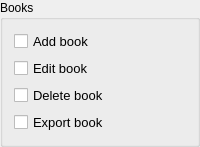
             <widget class="QGroupBox" name="groupBox_8">
              <property name="sizePolicy">
               <sizepolicy hsizetype="Fixed" vsizetype="Preferred">
                <horstretch>0</horstretch>
                <verstretch>0</verstretch>
               </sizepolicy>
              </property>
              <property name="minimumSize">
               <size>
                <width>155</width>
                <height>0</height>
               </size>
              </property>
              <property name="title">
               <string>Books</string>
              </property>
              <layout class="QVBoxLayout" name="verticalLayout_2">
               <item>
                <widget class="QCheckBox" name="checkBox">
                 <property name="sizePolicy">
                  <sizepolicy hsizetype="Preferred" vsizetype="Fixed">
                   <horstretch>0</horstretch>
                   <verstretch>0</verstretch>
                  </sizepolicy>
                 </property>
                 <property name="font">
                  <font>
                   <family>MS Shell Dlg 2</family>
                   <pointsize>10</pointsize>
                   <weight>9</weight>
                   <italic>false</italic>
                   <bold>false</bold>
                  </font>
                 </property>
                 <property name="text">
                  <string>Add book</string>
                 </property>
                </widget>
               </item>
               <item>
                <widget class="QCheckBox" name="checkBox_2">
                 <property name="sizePolicy">
                  <sizepolicy hsizetype="Preferred" vsizetype="Fixed">
                   <horstretch>0</horstretch>
                   <verstretch>0</verstretch>
                  </sizepolicy>
                 </property>
                 <property name="font">
                  <font>
                   <family>MS Shell Dlg 2</family>
                   <pointsize>10</pointsize>
                   <weight>9</weight>
                   <italic>false</italic>
                   <bold>false</bold>
                  </font>
                 </property>
                 <property name="text">
                  <string>Edit book</string>
                 </property>
                </widget>
               </item>
               <item>
                <widget class="QCheckBox" name="checkBox_3">
                 <property name="sizePolicy">
                  <sizepolicy hsizetype="Preferred" vsizetype="Fixed">
                   <horstretch>0</horstretch>
                   <verstretch>0</verstretch>
                  </sizepolicy>
                 </property>
                 <property name="font">
                  <font>
                   <family>MS Shell Dlg 2</family>
                   <pointsize>10</pointsize>
                   <weight>9</weight>
                   <italic>false</italic>
                   <bold>false</bold>
                  </font>
                 </property>
                 <property name="text">
                  <string>Delete book</string>
                 </property>
                </widget>
               </item>
               <item>
                <widget class="QCheckBox" name="checkBox_17">
                 <property name="sizePolicy">
                  <sizepolicy hsizetype="Preferred" vsizetype="Fixed">
                   <horstretch>0</horstretch>
                   <verstretch>0</verstretch>
                  </sizepolicy>
                 </property>
                 <property name="font">
                  <font>
                   <family>MS Shell Dlg 2</family>
                   <pointsize>10</pointsize>
                   <weight>9</weight>
                   <italic>false</italic>
                   <bold>false</bold>
                  </font>
                 </property>
                 <property name="text">
                  <string>Export book</string>
                 </property>
                </widget>
               </item>
              </layout>
             </widget>
